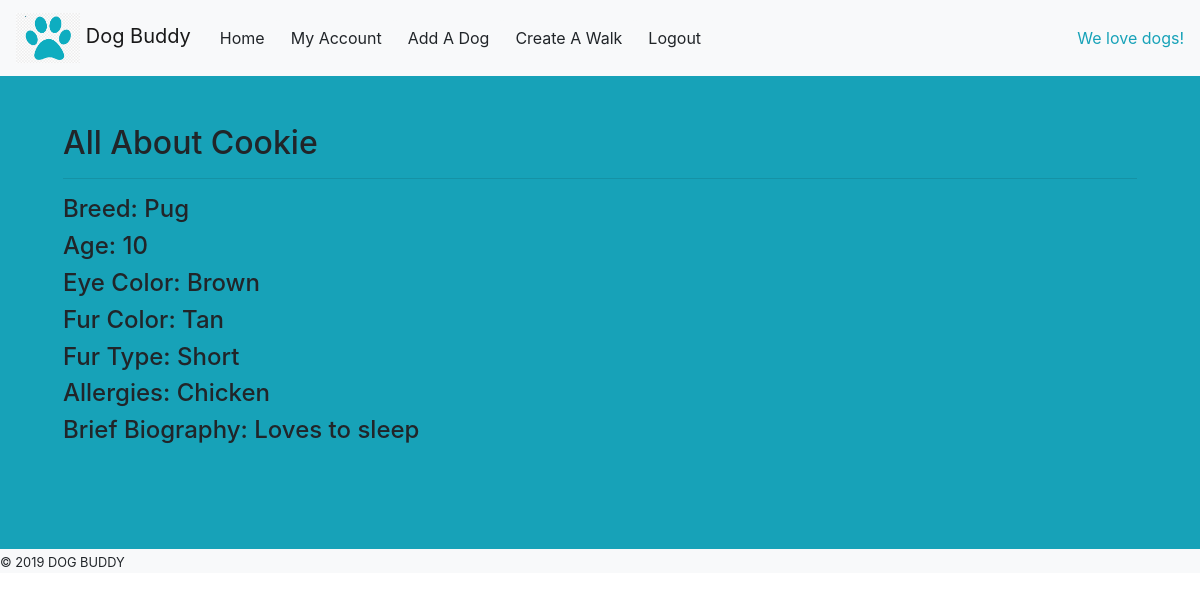
The page /dog/1 (signed in) on the database its author committed.
### models.py (models this page shows, shortened)
class Dog(db.Model):
    id = db.Column(db.Integer, primary_key=True)
    owner_id = db.Column(db.Integer)
    dog_name = db.Column(db.String(255))
    breed = db.Column(db.String(255))
    age = db.Column(db.String(255))
    gender = db.Column(db.String(255))
    eye_color = db.Column(db.String(255))
    fur_color = db.Column(db.String(255))
    fur_type = db.Column(db.String(255))
    allergies = db.Column(db.String(255))
    brief_bio = db.Column(db.String(255))
    created_at = db.Column(db.DateTime, server_default=func.now())
    updated_at = db.Column(db.DateTime, server_default=func.now(), onupdate=func.now())

### controller_functions.py (the view)
def viewdog(id):
    login_name = session["first_name"]
    login_id = session["user_id"]
    your_dogs = db.session.query(Dog).filter(Dog.owner_id == login_id).all()
    one_dog = db.session.query(Dog).filter(Dog.id == id).all()
    return render_template("view_dog.html", one_dog = one_dog, your_dogs = your_dogs)

### templates/view_dog.html (shortened to what this page needs)
<!DOCTYPE html>
<html lang="en">
<head>
    <link rel="stylesheet" href="https://stackpath.bootstrapcdn.com/bootstrap/4.3.1/css/bootstrap.min.css">
</head>
<body>
    <nav class="navbar navbar-expand-lg navbar-light bg-light">
        <a class="navbar-brand" href="/dashboard">
            <img src="/static/img/db_logo_blue.png" alt="db_logo" height="50">
            Dog Buddy
        </a>
        <div class="collapse navbar-collapse" id="navbarText">
            <ul class="navbar-nav mr-auto">
                <li class="nav-item active">
                    <form action="/dashboard" method="POST">
                        <button type="submit" class="btn btn-light">Home</button>
                    </form>
                </li>
                <li class="nav-item">
                    <form action="/myaccount" method="GET">
                        <button type="submit" class="btn btn-light">My Account</button>
                    </form>
                </li>
                <li class="nav-item">
                    <button type="submit" class="btn btn-light" data-toggle="modal" data-target="#addadog">Add A Dog</button>
                </li>
                <li class="nav-item">
                    <button type="button" class="btn btn-light" data-toggle="modal" data-target="#createwalk">Create A Walk</button>
                </li>
                <li class="nav-item">
                    <form action="/logout" method="POST">
                        <button type="submit" class="btn btn-light">Logout</button>
                    </form>
                </li>
            </ul>
            <span class="navbar-text text-info">
                We love dogs!
            </span>
        </div>
    </nav>
    <div class="container-fluid bg-info">
        <div class="row bg-info">
            <div class="col m-5">
                {% for dog in one_dog %}
                <h2>All About {{ dog.dog_name }}</h2>
                <hr class="mb-3">
                <h4>Breed: {{ dog.breed }}</h4>
                <h4>Age: {{ dog.age }}</h4>
                <h4>Eye Color: {{ dog.eye_color }}</h4>
                <h4>Fur Color: {{ dog.fur_color }}</h4>
                <h4>Fur Type: {{ dog.fur_type }}</h4>
                <h4>Allergies: {{ dog.allergies }}</h4>
                <h4>Brief Biography: {{ dog.brief_bio }}</h4>
                {% endfor %}
            </div>
        </div>
        <div class="row bg-light mt-5">
            <span><small> © 2019 DOG BUDDY </small></span>
        </div>
    </div>
</body>
</html>

### rows shown on the page
Dog: dog_name "Cookie", breed "Pug", age "10", eye_color "Brown", fur_color "Tan", fur_type "Short", allergies "Chicken", brief_bio "Loves to sleep"
